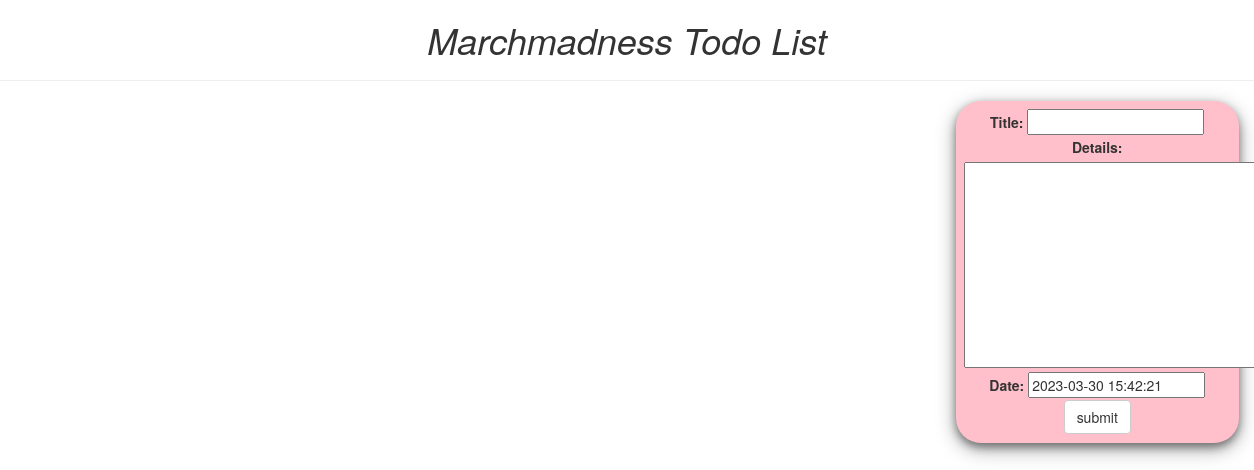
Before: / (signed in) with the older database file.
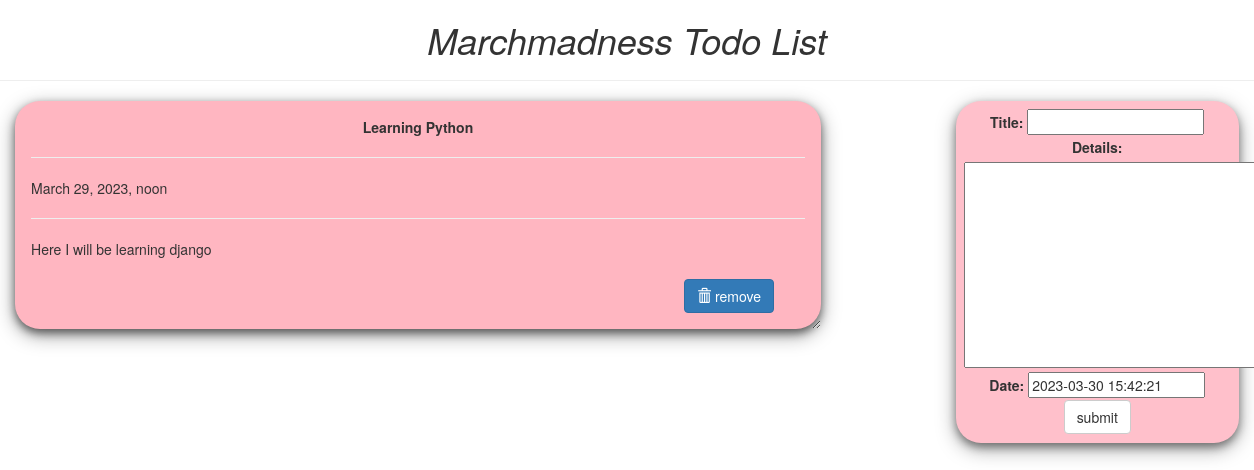
After: the same page with the newer database file.
### todoapp/models.py (models this page shows, shortened)
class Todo(models.Model):
    title = models.CharField(max_length=100)
    details = models.TextField()
    date = models.DateTimeField(default=timezone.now)

### todoapp/views.py (the view)
# urls.py: path('', views.index, name="todo"),
@login_required(login_url="/login")
def index(request):
    item_list = Todo.objects.order_by("-date")
    if request.method == "POST":
        form=TodoForm(request.POST)
        if form.is_valid():
            form.save()
            return redirect('todo')
    form=TodoForm()
    page = {
        'forms':form,
        'list':item_list,
        'title':'DRCFS & TWL Bootcamp'
    }
    return render(request, 'todoapp/todoapp.html', page)

### todoapp/forms.py
class TodoForm(forms.ModelForm):
    class Meta:
        model = Todo
        fields = "__all__"

### templates/todoapp/todoapp.html (shortened to what this page needs)
{% load static %}
<!DOCTYPE html>
<html lang="en" dir="ltr">
<head>
<link rel="stylesheet" href="https://maxcdn.bootstrapcdn.com/bootstrap/3.3.7/css/bootstrap.min.css">
</head>
<body class="container-fluid">
<link href="{% static 'css/todoapp.css' %}" rel="stylesheet">
<center class="row">
	<h1><i>Marchmadness Todo List</i></h1>
	<hr />
</center>
<div class="row">
	<div class="col-md-8">
	{% for i in list %}
	<div class="card">
		<center><b>{{i.title}}</b></center>
		<hr/>
		{{i.date}}
		<hr/>
		{{i.details}}
		<br />
		<br />
		<form action="/del/{{i.id}}" method="POST" style=" padding-right: 4%; padding-bottom: 3%;">
		<button value="remove" type="submit" class="btn btn-primary" style="float: right;"><span class="glyphicon glyphicon-trash"></span>  remove</button>
		</form>
	</div>
	{% endfor %}
	</div>
	<div class="col-md-1"> </div>
	<div class="col-md-3" >
	<div class="submit_form">
	<form method="POST">
		{{forms}}
	<center>
		<input type="submit" class="btn btn-default" value="submit" />
	</center>
	</form>
	</div>
</div>
</div>
</body>
</html>

### static/css/todoapp.css (style rules this page uses)
.card { box-shadow: 0 4px 8px 0 rgba(0,0,0,0.5), 0 6px 20px 0 rgba(0,0,0,0.39); background: lightpink; margin-bottom : 5%; border-radius: 25px; padding : 2%; overflow: auto; resize: both; text-overflow: ellipsis; }
.submit_form { text-align: center; padding: 3%; background: pink; border-radius: 25px; box-shadow: 0 4px 8px 0 rgba(0,0,0,0.4), 0 6px 20px 0 rgba(0,0,0,0.36); }

Changed rows visible on the page:
added Todo: title "Learning Python", date "March 29, 2023, noon", details "Here I will be learning django"
